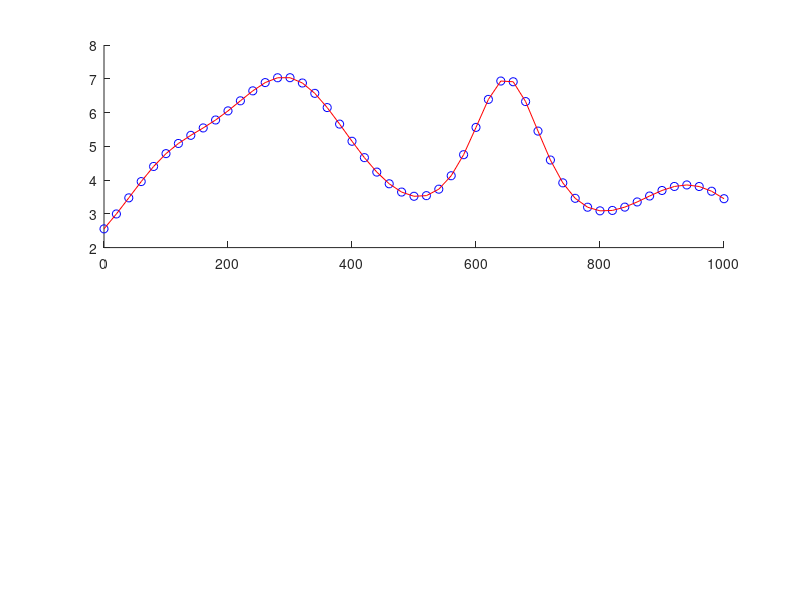

MATLAB code for this plot: (Note: this script raises an error after producing the figure.)
%Mohammad Rheza Zamani
%2-D Gravity Linear Inversion 
clear all;
clc;
G = 6.674 * 10^-11;
conts = G*(4/3)*pi;
x = [100 300 650 950];
z = [150 200 100 200];
R = 100;
rho = [2000 9000 2000 5000];
x_titik = 0:20:1000;
%Calculating Synthetic Data
for i = 1 : length(x_titik) %
    for k = 1 : 4 
        grav(i,k) = (conts*R.^3.*z(k)/(((x_titik(i)-x(k)).^2+z(k).^2).^(3/2))).*10^5;
    end
end

%Inversion
d = grav*rho';
m = inv(grav'*grav)*grav'*d;
dcal = grav*m;

%ERMS
delta_d = d - dcal;
ERMS = sqrt(mean(delta_d.^2));


%Ploting 
subplot(2,1,1)
hold on
plot(x_titik,d,'ob')
plot(x_titik,dcal,'r')
title('2D Gravity Model || ERMS : ', ERMS)
xlabel('Distance (m)','fontweight','bold')
ylabel('Gravity Anomaly (mGal)','fontweight','bold')
legend('Forward Model','Inversion Model')
hold off
subplot(2,1,2)
plot(x,z,'ob','MarkerSize',40,'MarkerFaceColor','r')
set(gca,'Ydir','reverse')
axis([0 1000 0 250])
xlabel('X(m)','fontweight','bold')
ylabel('Z (m)','fontweight','bold')
title('Body Plotting')
